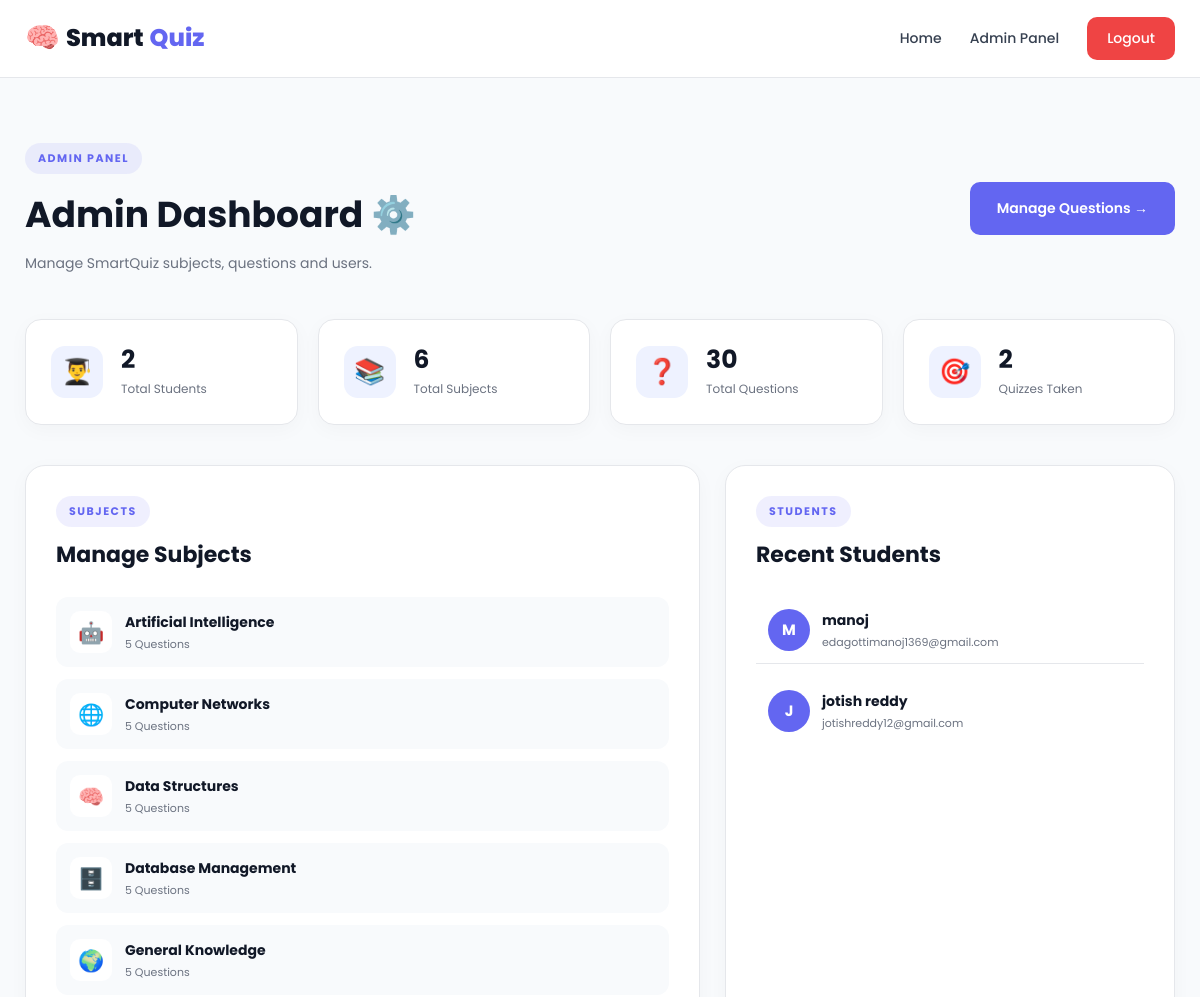
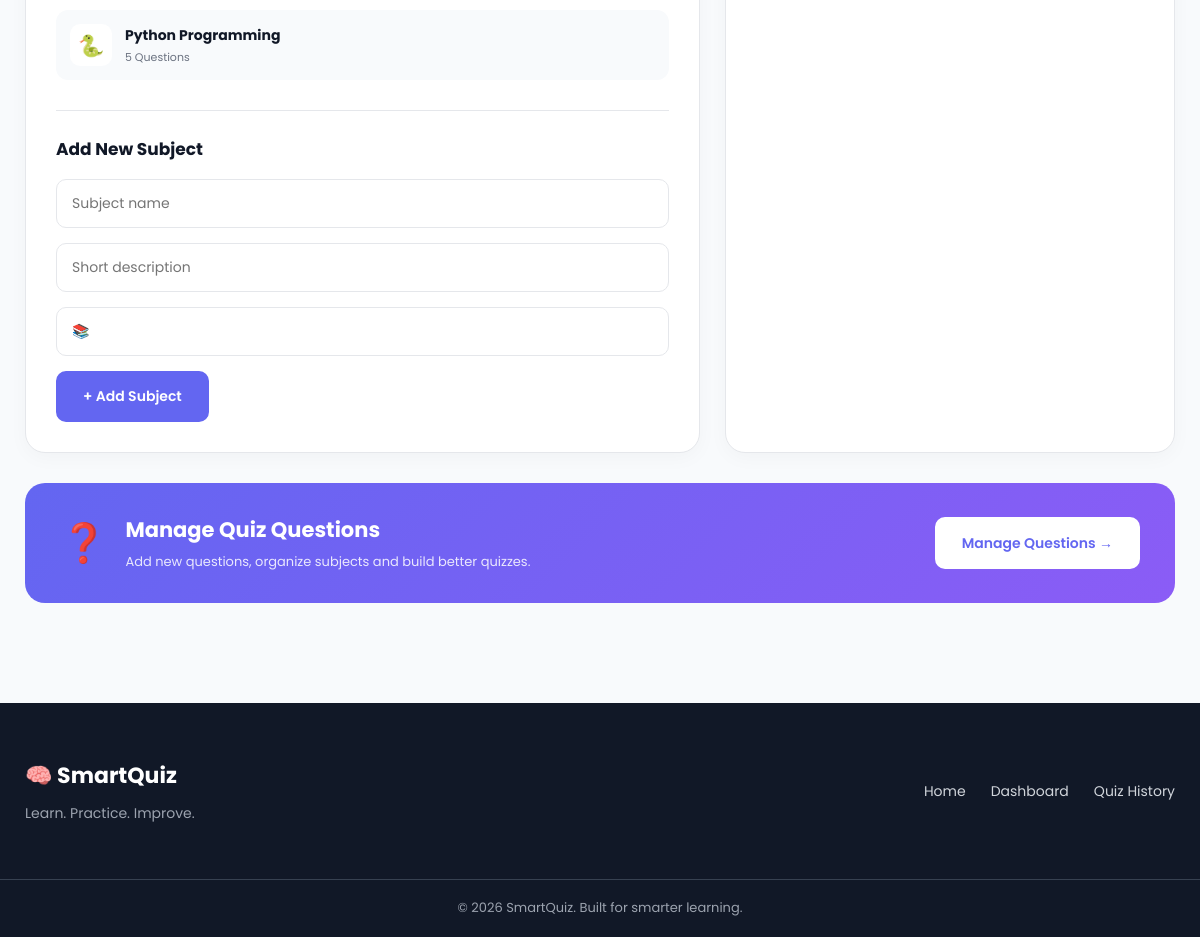
The page /admin (signed in) on the database its author committed (2 pictures, top to bottom).
### tables this page shows
CREATE TABLE subjects (
            id INTEGER PRIMARY KEY AUTOINCREMENT,
            name TEXT UNIQUE NOT NULL,
            description TEXT,
            icon TEXT DEFAULT '📚'
        );

CREATE TABLE users (
            id INTEGER PRIMARY KEY AUTOINCREMENT,
            name TEXT NOT NULL,
            email TEXT UNIQUE NOT NULL,
            password TEXT NOT NULL,
            role TEXT DEFAULT 'student',
            created_at TEXT DEFAULT CURRENT_TIMESTAMP
        );

### app.py (the view)
@app.route("/admin")
@admin_required
def admin_dashboard():
    conn = get_db_connection()
    total_users = conn.execute(
        "SELECT COUNT(*) FROM users WHERE role = 'student'"
    ).fetchone()[0]
    total_subjects = conn.execute(
        "SELECT COUNT(*) FROM subjects"
    ).fetchone()[0]
    total_questions = conn.execute(
        "SELECT COUNT(*) FROM questions"
    ).fetchone()[0]
    total_quizzes = conn.execute(
        "SELECT COUNT(*) FROM results"
    ).fetchone()[0]
    subjects = conn.execute("""
        SELECT s.*, COUNT(q.id) AS question_count
        FROM subjects s
        LEFT JOIN questions q ON s.id = q.subject_id
        GROUP BY s.id
        ORDER BY s.name
    """).fetchall()
    recent_users = conn.execute("""
        SELECT id, name, email, created_at
        FROM users
        WHERE role = 'student'
        ORDER BY id DESC
        LIMIT 5
    """).fetchall()
    conn.close()
    return render_template(
        "admin_dashboard.html",
        total_users=total_users,
        total_subjects=total_subjects,
        total_questions=total_questions,
        total_quizzes=total_quizzes,
        subjects=subjects,
        recent_users=recent_users
    )

### app.py (called while the page is built)
def get_db_connection():
    conn = sqlite3.connect(DATABASE)
    conn.row_factory = sqlite3.Row
    return conn

def admin_required(f):
    @wraps(f)
    def decorated_function(*args, **kwargs):
        if "user_id" not in session or session.get("role") != "admin":
            flash("Admin access required!", "danger")
            return redirect(url_for("index"))
        return f(*args, **kwargs)
    return decorated_function

### templates/admin_dashboard.html (shortened to what this page needs)
{% extends "base.html" %}
{% block content %}
<section class="admin-page">
    <div class="page-header">
        <div>
            <span class="section-tag">ADMIN PANEL</span>
            <h1>Admin Dashboard ⚙️</h1>
            <p>Manage SmartQuiz subjects, questions and users.</p>
        </div>
        <a href="{{ url_for('admin_questions') }}" class="btn btn-primary">
            Manage Questions →
        </a>
    </div>
    <div class="stats-grid admin-stats">
        <div class="stat-card">
            <div class="stat-icon">👨‍🎓</div>
            <div>
                <h3>{{ total_users }}</h3>
                <p>Total Students</p>
            </div>
        </div>
        <div class="stat-card">
            <div class="stat-icon">📚</div>
            <div>
                <h3>{{ total_subjects }}</h3>
                <p>Total Subjects</p>
            </div>
        </div>
        <div class="stat-card">
            <div class="stat-icon">❓</div>
            <div>
                <h3>{{ total_questions }}</h3>
                <p>Total Questions</p>
            </div>
        </div>
        <div class="stat-card">
            <div class="stat-icon">🎯</div>
            <div>
                <h3>{{ total_quizzes }}</h3>
                <p>Quizzes Taken</p>
            </div>
        </div>
    </div>
    <div class="admin-grid">
        <div class="admin-card">
            <div class="admin-card-header">
                <div>
                    <span class="section-tag">SUBJECTS</span>
                    <h2>Manage Subjects</h2>
                </div>
            </div>
            <div class="admin-subject-list">
                {% for subject in subjects %}
                <div class="admin-subject-item">
                    <div class="admin-subject-info">
                        <span class="admin-subject-icon">
                            {{ subject.icon }}
                        </span>
                        <div>
                            <h4>{{ subject.name }}</h4>
                            <p>
                                {{ subject.question_count }} Questions
                            </p>
                        </div>
                    </div>
                </div>
                {% endfor %}
            </div>
            <form
                method="POST"
                action="{{ url_for('add_subject') }}"
                class="add-subject-form"
            >
                <h3>Add New Subject</h3>
                <div class="form-group">
                    <input
                        type="text"
                        name="name"
                        placeholder="Subject name"
                        required
                    >
                </div>
                <div class="form-group">
                    <input
                        type="text"
                        name="description"
                        placeholder="Short description"
                    >
                </div>
                <div class="form-group">
                    <input
                        type="text"
                        name="icon"
                        placeholder="Icon (Example: 📚)"
                        value="📚"
                    >
                </div>
                <button type="submit" class="btn btn-primary">
                    + Add Subject
                </button>
            </form>
        </div>
        <div class="admin-card">
            <div class="admin-card-header">
                <div>
                    <span class="section-tag">STUDENTS</span>
                    <h2>Recent Students</h2>
                </div>
            </div>
            {% if recent_users %}
            <div class="recent-users-list">
                {% for user in recent_users %}
                <div class="recent-user-item">
                    <div class="user-avatar-small">
                        {{ user.name[0]|upper }}
                    </div>
                    <div class="recent-user-info">
                        <h4>{{ user.name }}</h4>
                        <p>{{ user.email }}</p>
                    </div>
                </div>
                {% endfor %}
            </div>
            {% else %}
            <div class="empty-state">
                <div class="empty-icon">👥</div>
                <h3>No students yet</h3>
                <p>Registered students will appear here.</p>
            </div>
            {% endif %}
        </div>
    </div>
    <div class="admin-action-card">
        <div>
            <div class="admin-action-icon">❓</div>
            <div>
                <h2>Manage Quiz Questions</h2>
                <p>
                    Add new questions, organize subjects and build better quizzes.
                </p>
            </div>
        </div>
        <a
            href="{{ url_for('admin_questions') }}"
            class="btn btn-primary"
        >
            Manage Questions →
        </a>
    </div>
</section>
{% endblock %}

### rows shown on the page
subjects: icon "🤖", name "Artificial Intelligence", question_count "5"
subjects: icon "🌐", name "Computer Networks", question_count "5"
subjects: icon "🧠", name "Data Structures", question_count "5"
subjects: icon "🗄️", name "Database Management", question_count "5"
subjects: icon "🌍", name "General Knowledge", question_count "5"
subjects: icon "🐍", name "Python Programming", question_count "5"
users: name "M", name "manoj", email "edagottimanoj1369@gmail.com"
users: name "J", name "jotish reddy", email "jotishreddy12@gmail.com"

### other values the page prints
{{ total_users }} "2"
{{ total_subjects }} "6"
{{ total_questions }} "30"
{{ total_quizzes }} "2"
